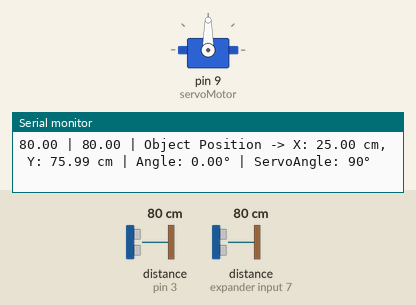
A sketch run on a simulated Arduino Uno, built with avr-gcc and run on an emulated ATmega328P. Parts: servo, the last lines printed to the serial monitor. The test bench sets the inputs (shaded band); at power-on: distance to the obstacle (sensors on expander input 7, pin 3) 80 cm. The echo pulse lasts 58.3 µs per cm.

Above: at 1.2 s.
1.3 s: distance to the obstacle (sensor on expander input 7) set to 35 cm
At 3.3 s:
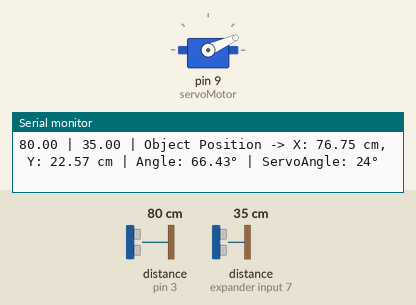
4.1 s: distance to the obstacle (sensor on pin 3) set to 2 cm
At 4.7 s:
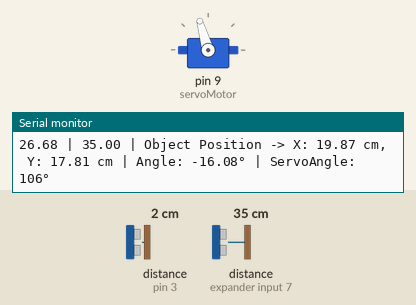
6.3 s: distance to the obstacle (sensor on pin 3) set to 18 cm
At 8.1 s:
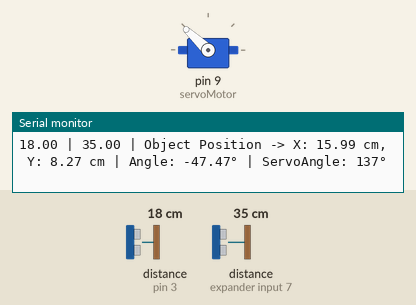
8.9 s: distance to the obstacle (sensor on expander input 7) set to 60 cm
At 10.0 s:
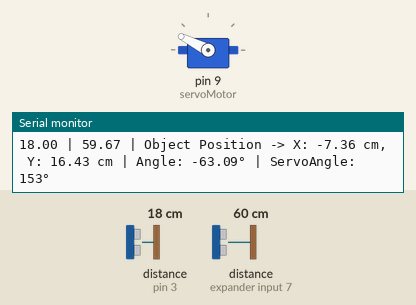
11.1 s: distance to the obstacle (sensor on expander input 7) set to 4 cm
At 12.0 s:
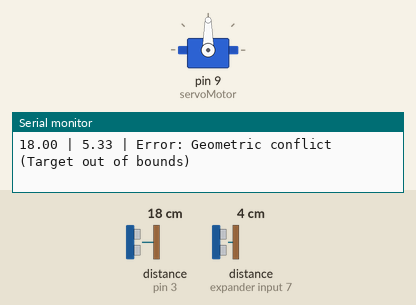
Timing chart, 0 to 14.1 s (numbered marks = the images above; inputs shaded):
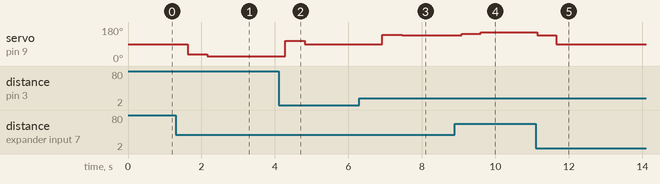

Measured:
- after the input at 1.3 s, servo on pin 9 (servoMotor): 90° → 37° after 0.32 s, → 25° 0.54 s later, → 24° 0.54 s later
- after the input at 4.1 s, servo on pin 9 (servoMotor): 24° → 106° after 0.18 s, → 90° 0.53 s later
- after the input at 6.3 s, servo on pin 9 (servoMotor): 90° → 139° after 0.62 s, → 137° 0.54 s later
- after the input at 8.9 s, servo on pin 9 (servoMotor): 137° → 143° after 0.19 s, → 153° 0.51 s later
- after the input at 11.1 s, servo on pin 9 (servoMotor): 153° → 137° at once, → 90° 0.52 s later

The sketch:

MeasureDistance.ino
```cpp
// (licence header left out)
#include "Servo.h"

Servo servoMotor;

// Uses the HCSR04 ultrasonic sensor library v2.0.2 by gamegine
// https://github.com/gamegine/HCSR04-ultrasonic-sensor-lib/releases
//
#include <HCSR04.h>

// Uses one trigger pin, connected to both sensors
// And two echo pins, one for each sensor
// Initialisation of class HCSR04 (2 => trigger pin, 3, 4 => echo pins)
//
HCSR04 hc(2, new int[2]{ 3, 4 }, 2);

unsigned long nextSerialPrint = 0;
int serialPrintInterval = 500;  // In milliseconds

void setup() {
  Serial.begin(74880);

  servoMotor.attach(9);  // pin for servo control

  servoMotor.write(90);
}

// Filter the sensor readings
class LowPassFilter {
private:
  float alpha;
  float last_val;
  bool is_initialized;

public:
  // Constructor to set the smoothing factor alpha (0.0 to 1.0)
  LowPassFilter(float alpha_val) {
    alpha = alpha_val;
    last_val = 0.0f;
    is_initialized = false;
  }

  // Process a new noisy reading and return the smoothed value
  float update(float new_val) {
    if (!is_initialized) {
      last_val = new_val;
      is_initialized = true;
      return new_val;
    }

    // Filter formula: y[n] = alpha * x[n] + (1 - alpha) * y[n-1]
    last_val = (alpha * new_val) + ((1.0f - alpha) * last_val);
    return last_val;
  }
};

// Initialize the filter with an alpha
// 0.10 – 0.25: Balanced: General analog inputs, joysticks, battery voltage
// 0.50 – 0.80: Low Lag: Motion tracking, etc, interfaces requiring quick reactions
LowPassFilter sensorFilter1(0.25f);
LowPassFilter sensorFilter2(0.25f);

// Distance between your two sensors in meters
const float SENSOR_SPACING = 50.0f;

// Position of the object, relative to the right sensor, from the perspective of the sensors
//
float objectX = 0.0f;
float objectY = 0.0f;
float objectAngle = 0.0f;  // Angle in degrees relative to center-forward

// --- TRIANGULATION FUNCTION ---
// Updates global objectX and objectY. Returns true if valid, false if out of bounds.
bool calculatePosition(float d1, float d2, float D) {
  // 1. Calculate X position along the baseline
  objectX = (pow(d1, 2) + pow(D, 2) - pow(d2, 2)) / (2.0f * D);

  // 2. Check if the math is physically possible
  float y_squared = pow(d1, 2) - pow(objectX, 2);
  if (y_squared < 0) {
    objectX = 0.0f;
    objectY = 0.0f;
    return false;  // Error: Circles do not intersect
  }

  // 3. Calculate Y position out in front
  objectY = sqrt(y_squared);
  return true;  // Success
}

void loop() {
  bool calculateWorked = false;

  float dist1 = sensorFilter1.update(hc.dist(0));
  delay(20);
  float dist2 = sensorFilter2.update(hc.dist(1));
  delay(20);

  if (calculatePosition(dist1, dist2, SENSOR_SPACING)) {
    calculateWorked = true;
    // 1. Calculate X relative to the midpoint observer
    float x_relative_to_midpoint = objectX - (SENSOR_SPACING / 2.0f);

    // 2. Calculate angle from the forward-facing Y axis
    // atan2(x, y) gives 0 radians when looking straight along the Y axis
    float angle_radians = atan2(x_relative_to_midpoint, objectY);

    // 3. Convert to degrees for human readability
    objectAngle = angle_radians * (180.0f / PI);
  }

  unsigned long now = millis();
  if (now >= nextSerialPrint) {
    nextSerialPrint = now + serialPrintInterval;

    Serial.print(dist1);
    Serial.print(" | ");
    Serial.print(dist2);
    Serial.print(" | ");

    if (calculateWorked) {
      // Math succeeded! Print the coordinates

      int servoAngle = 180 - (((int)objectAngle) + 90);
      if (servoAngle < 0) {
        servoAngle = 0;
      } else if (servoAngle > 179) {
        servoAngle = 179;
      }
      servoMotor.write(servoAngle);

      Serial.print("Object Position -> X: ");
      Serial.print(objectX);
      Serial.print(" cm, Y: ");
      Serial.print(objectY);
      Serial.print(" cm | Angle: ");
      Serial.print(objectAngle);
      Serial.print("° | ServoAngle: ");
      Serial.print(servoAngle);
      Serial.println("°");
    } else {
      servoMotor.write(90);
      Serial.println("Error: Geometric conflict (Target out of bounds)");
    }
  }
}
```
